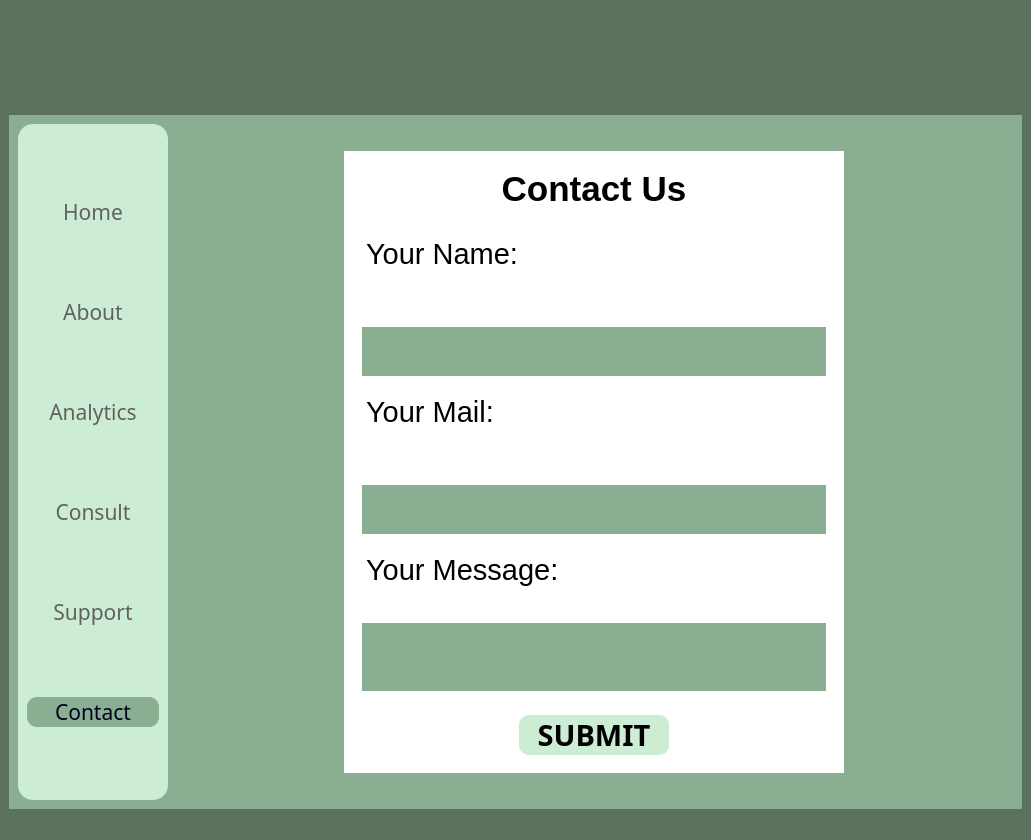
<?xml version="1.0" encoding="UTF-8"?>
<ui version="4.0">
 <class>MainWindow</class>
 <widget class="QMainWindow" name="MainWindow">
  <property name="geometry">
   <rect>
    <x>0</x>
    <y>0</y>
    <width>1031</width>
    <height>836</height>
   </rect>
  </property>
  <property name="windowTitle">
   <string>MainWindow</string>
  </property>
  <property name="styleSheet">
   <string notr="true">background-color:rgb(90, 113, 94);
border:None;</string>
  </property>
  <widget class="QWidget" name="centralwidget">
   <property name="styleSheet">
    <string notr="true">border:None;</string>
   </property>
   <layout class="QVBoxLayout" name="verticalLayout_2">
    <item>
     <widget class="QFrame" name="frame">
      <property name="minimumSize">
       <size>
        <width>0</width>
        <height>100</height>
       </size>
      </property>
      <property name="maximumSize">
       <size>
        <width>16777215</width>
        <height>100</height>
       </size>
      </property>
      <property name="styleSheet">
       <string notr="true">background:transparent;
border:None;</string>
      </property>
      <property name="frameShape">
       <enum>QFrame::StyledPanel</enum>
      </property>
      <property name="frameShadow">
       <enum>QFrame::Raised</enum>
      </property>
      <layout class="QHBoxLayout" name="horizontalLayout_2">
       <item>
        <widget class="QFrame" name="frame_5">
         <property name="frameShape">
          <enum>QFrame::StyledPanel</enum>
         </property>
         <property name="frameShadow">
          <enum>QFrame::Raised</enum>
         </property>
         <layout class="QHBoxLayout" name="horizontalLayout_3">
          <item>
           <widget class="QFrame" name="frame_7">
            <property name="frameShape">
             <enum>QFrame::StyledPanel</enum>
            </property>
            <property name="frameShadow">
             <enum>QFrame::Raised</enum>
            </property>
            <widget class="QPushButton" name="pushButton_14">
             <property name="geometry">
              <rect>
               <x>0</x>
               <y>0</y>
               <width>81</width>
               <height>61</height>
              </rect>
             </property>
             <property name="styleSheet">
              <string notr="true">image: url(:/icons/Wix Logo Maker - Google Chrome 26-08-2022 16_51_23.png);</string>
             </property>
             <property name="text">
              <string/>
             </property>
            </widget>
           </widget>
          </item>
          <item>
           <widget class="QFrame" name="frame_8">
            <property name="maximumSize">
             <size>
              <width>100</width>
              <height>16777215</height>
             </size>
            </property>
            <property name="frameShape">
             <enum>QFrame::StyledPanel</enum>
            </property>
            <property name="frameShadow">
             <enum>QFrame::Raised</enum>
            </property>
            <widget class="QPushButton" name="pushButton_2">
             <property name="geometry">
              <rect>
               <x>30</x>
               <y>10</y>
               <width>41</width>
               <height>41</height>
              </rect>
             </property>
             <property name="styleSheet">
              <string notr="true">QPushButton{
image: url(Media/notification (2).png);
}

QPushButton:hover{
	image: url(Media/notification.png);
}

QPushButton:pressed{
	image: url(Media/notification (1).png);
}</string>
             </property>
             <property name="text">
              <string/>
             </property>
            </widget>
           </widget>
          </item>
         </layout>
        </widget>
       </item>
       <item>
        <widget class="QFrame" name="frame_6">
         <property name="maximumSize">
          <size>
           <width>100</width>
           <height>16777215</height>
          </size>
         </property>
         <property name="frameShape">
          <enum>QFrame::StyledPanel</enum>
         </property>
         <property name="frameShadow">
          <enum>QFrame::Raised</enum>
         </property>
         <layout class="QHBoxLayout" name="horizontalLayout_6">
          <item>
           <widget class="QPushButton" name="Register_Button">
            <property name="minimumSize">
             <size>
              <width>72</width>
              <height>70</height>
             </size>
            </property>
            <property name="cursor">
             <cursorShape>ArrowCursor</cursorShape>
            </property>
            <property name="styleSheet">
             <string notr="true">/*color:rgb(97, 97, 97);
background-color: rgb(244, 249, 244);
border-radius:35px;*/
background:transparent;</string>
            </property>
            <property name="text">
             <string/>
            </property>
           </widget>
          </item>
         </layout>
        </widget>
       </item>
      </layout>
     </widget>
    </item>
    <item>
     <widget class="QFrame" name="frame_2">
      <property name="styleSheet">
       <string notr="true">/*background-color: qlineargradient(spread:pad, x1:0, y1:0, x2:1, y2:0, stop:0 rgba(0, 179, 255, 255), stop:1 rgba(255, 255, 255, 255));*/

background-color: rgb(138, 174, 146);</string>
      </property>
      <property name="frameShape">
       <enum>QFrame::StyledPanel</enum>
      </property>
      <property name="frameShadow">
       <enum>QFrame::Raised</enum>
      </property>
      <layout class="QHBoxLayout" name="horizontalLayout">
       <item>
        <widget class="QFrame" name="frame_3">
         <property name="minimumSize">
          <size>
           <width>150</width>
           <height>0</height>
          </size>
         </property>
         <property name="maximumSize">
          <size>
           <width>100</width>
           <height>16777215</height>
          </size>
         </property>
         <property name="styleSheet">
          <string notr="true">background-color:rgb(204, 236, 211);
border-radius:15px;</string>
         </property>
         <property name="frameShape">
          <enum>QFrame::StyledPanel</enum>
         </property>
         <property name="frameShadow">
          <enum>QFrame::Raised</enum>
         </property>
         <layout class="QVBoxLayout" name="verticalLayout">
          <item>
           <widget class="QPushButton" name="Home_Button">
            <property name="font">
             <font>
              <family>Javanese Text</family>
              <pointsize>16</pointsize>
              <bold>false</bold>
             </font>
            </property>
            <property name="cursor">
             <cursorShape>PointingHandCursor</cursorShape>
            </property>
            <property name="styleSheet">
             <string notr="true">QPushButton{
color: rgb(97, 97, 97);
border-radius:10px;
}

QPushButton:hover{
background-color: rgb(220, 255, 228);
	/*color: rgb(255, 255, 255);*/
	font: 700 16pt &quot;Constantia&quot;;
}
QPushButton:pressed{
	color: rgb(0, 0, 32);
	border-radius:10px;
	background-color: rgb(138, 174, 146);
}



</string>
            </property>
            <property name="text">
             <string>Home</string>
            </property>
           </widget>
          </item>
          <item>
           <widget class="QPushButton" name="About_Button">
            <property name="font">
             <font>
              <family>Javanese Text</family>
              <pointsize>16</pointsize>
              <bold>false</bold>
             </font>
            </property>
            <property name="cursor">
             <cursorShape>PointingHandCursor</cursorShape>
            </property>
            <property name="styleSheet">
             <string notr="true">QPushButton{
color: rgb(97, 97, 97);
border-radius:10px;
}

QPushButton:hover{
background-color: rgb(220, 255, 228);
	/*color: rgb(255, 255, 255);*/
	font: 700 16pt &quot;Constantia&quot;;
}
QPushButton:pressed{
	color: rgb(0, 0, 32);
	border-radius:10px;
	background-color: rgb(138, 174, 146);
}



</string>
            </property>
            <property name="text">
             <string>About</string>
            </property>
           </widget>
          </item>
          <item>
           <widget class="QPushButton" name="pushButton_6">
            <property name="font">
             <font>
              <family>Javanese Text</family>
              <pointsize>16</pointsize>
              <bold>false</bold>
             </font>
            </property>
            <property name="cursor">
             <cursorShape>PointingHandCursor</cursorShape>
            </property>
            <property name="styleSheet">
             <string notr="true">QPushButton{
color: rgb(97, 97, 97);
border-radius:10px;
}

QPushButton:hover{
background-color: rgb(220, 255, 228);
	/*color: rgb(255, 255, 255);*/
	font: 700 16pt &quot;Constantia&quot;;
}
QPushButton:pressed{
	color: rgb(0, 0, 32);
	border-radius:10px;
	background-color: rgb(138, 174, 146);
}



</string>
            </property>
            <property name="text">
             <string>Analytics</string>
            </property>
           </widget>
          </item>
          <item>
           <widget class="QPushButton" name="pushButton_7">
            <property name="font">
             <font>
              <family>Javanese Text</family>
              <pointsize>16</pointsize>
              <bold>false</bold>
             </font>
            </property>
            <property name="cursor">
             <cursorShape>PointingHandCursor</cursorShape>
            </property>
            <property name="styleSheet">
             <string notr="true">QPushButton{
color: rgb(97, 97, 97);
border-radius:10px;
}

QPushButton:hover{
background-color: rgb(220, 255, 228);
	/*color: rgb(255, 255, 255);*/
	font: 700 16pt &quot;Constantia&quot;;
}
QPushButton:pressed{
	color: rgb(0, 0, 32);
	border-radius:10px;
	background-color: rgb(138, 174, 146);
}



</string>
            </property>
            <property name="text">
             <string>Consult</string>
            </property>
           </widget>
          </item>
          <item>
           <widget class="QPushButton" name="pushButton_5">
            <property name="font">
             <font>
              <family>Javanese Text</family>
              <pointsize>16</pointsize>
              <bold>false</bold>
             </font>
            </property>
            <property name="cursor">
             <cursorShape>PointingHandCursor</cursorShape>
            </property>
            <property name="styleSheet">
             <string notr="true">QPushButton{
color: rgb(97, 97, 97);
border-radius:10px;
}

QPushButton:hover{
background-color: rgb(220, 255, 228);
	/*color: rgb(255, 255, 255);*/
	font: 700 16pt &quot;Constantia&quot;;
}
QPushButton:pressed{
	color: rgb(0, 0, 32);
	border-radius:10px;
	background-color: rgb(138, 174, 146);
}


</string>
            </property>
            <property name="text">
             <string>Support</string>
            </property>
           </widget>
          </item>
          <item>
           <widget class="QPushButton" name="pushButton_9">
            <property name="font">
             <font>
              <family>Javanese Text</family>
              <pointsize>16</pointsize>
              <bold>false</bold>
             </font>
            </property>
            <property name="cursor">
             <cursorShape>PointingHandCursor</cursorShape>
            </property>
            <property name="styleSheet">
             <string notr="true">QPushButton{
	color: rgb(0, 0, 32);
	border-radius:10px;
	background-color: rgb(138, 174, 146);
}</string>
            </property>
            <property name="text">
             <string>Contact</string>
            </property>
           </widget>
          </item>
         </layout>
        </widget>
       </item>
       <item>
        <widget class="QFrame" name="frame_4">
         <property name="minimumSize">
          <size>
           <width>700</width>
           <height>0</height>
          </size>
         </property>
         <property name="styleSheet">
          <string notr="true">background:transparent;</string>
         </property>
         <property name="frameShape">
          <enum>QFrame::StyledPanel</enum>
         </property>
         <property name="frameShadow">
          <enum>QFrame::Raised</enum>
         </property>
         <layout class="QHBoxLayout" name="horizontalLayout_4">
          <item>
           <widget class="QFrame" name="frame_9">
            <property name="minimumSize">
             <size>
              <width>300</width>
              <height>0</height>
             </size>
            </property>
            <property name="frameShape">
             <enum>QFrame::StyledPanel</enum>
            </property>
            <property name="frameShadow">
             <enum>QFrame::Raised</enum>
            </property>
            <layout class="QVBoxLayout" name="verticalLayout_3">
             <item>
              <widget class="QFrame" name="frame_11">
               <property name="frameShape">
                <enum>QFrame::StyledPanel</enum>
               </property>
               <property name="frameShadow">
                <enum>QFrame::Raised</enum>
               </property>
               <layout class="QHBoxLayout" name="horizontalLayout_5">
                <item>
                 <widget class="QFrame" name="frame_13">
                  <property name="maximumSize">
                   <size>
                    <width>200</width>
                    <height>16777215</height>
                   </size>
                  </property>
                  <property name="styleSheet">
                   <string notr="true"/>
                  </property>
                  <property name="frameShape">
                   <enum>QFrame::StyledPanel</enum>
                  </property>
                  <property name="frameShadow">
                   <enum>QFrame::Raised</enum>
                  </property>
                 </widget>
                </item>
                <item>
                 <widget class="QFrame" name="frame_14">
                  <property name="minimumSize">
                   <size>
                    <width>100</width>
                    <height>0</height>
                   </size>
                  </property>
                  <property name="maximumSize">
                   <size>
                    <width>500</width>
                    <height>16777215</height>
                   </size>
                  </property>
                  <property name="styleSheet">
                   <string notr="true">background-color: rgb(255, 255, 255);</string>
                  </property>
                  <property name="frameShape">
                   <enum>QFrame::StyledPanel</enum>
                  </property>
                  <property name="frameShadow">
                   <enum>QFrame::Raised</enum>
                  </property>
                  <layout class="QVBoxLayout" name="verticalLayout_4">
                   <item>
                    <widget class="QFrame" name="frame_17">
                     <property name="frameShape">
                      <enum>QFrame::StyledPanel</enum>
                     </property>
                     <property name="frameShadow">
                      <enum>QFrame::Raised</enum>
                     </property>
                     <layout class="QVBoxLayout" name="verticalLayout_5">
                      <item>
                       <widget class="QLabel" name="label">
                        <property name="text">
                         <string>&lt;html&gt;&lt;head/&gt;&lt;body&gt;&lt;p align=&quot;center&quot;&gt;&lt;span style=&quot; font-size:26pt; font-weight:700;&quot;&gt;Contact Us&lt;/span&gt;&lt;/p&gt;&lt;/body&gt;&lt;/html&gt;</string>
                        </property>
                       </widget>
                      </item>
                     </layout>
                    </widget>
                   </item>
                   <item>
                    <widget class="QFrame" name="frame_21">
                     <property name="frameShape">
                      <enum>QFrame::StyledPanel</enum>
                     </property>
                     <property name="frameShadow">
                      <enum>QFrame::Raised</enum>
                     </property>
                     <layout class="QVBoxLayout" name="verticalLayout_9">
                      <item>
                       <widget class="QTextBrowser" name="textBrowser">
                        <property name="minimumSize">
                         <size>
                          <width>0</width>
                          <height>50</height>
                         </size>
                        </property>
                        <property name="maximumSize">
                         <size>
                          <width>16777215</width>
                          <height>60</height>
                         </size>
                        </property>
                        <property name="html">
                         <string>&lt;!DOCTYPE HTML PUBLIC &quot;-//W3C//DTD HTML 4.0//EN&quot; &quot;http://www.w3.org/TR/REC-html40/strict.dtd&quot;&gt;
&lt;html&gt;&lt;head&gt;&lt;meta name=&quot;qrichtext&quot; content=&quot;1&quot; /&gt;&lt;meta charset=&quot;utf-8&quot; /&gt;&lt;style type=&quot;text/css&quot;&gt;
p, li { white-space: pre-wrap; }
hr { height: 1px; border-width: 0; }
&lt;/style&gt;&lt;/head&gt;&lt;body style=&quot; font-family:'Segoe UI'; font-size:9pt; font-weight:400; font-style:normal;&quot;&gt;
&lt;p style=&quot; margin-top:0px; margin-bottom:0px; margin-left:0px; margin-right:0px; -qt-block-indent:0; text-indent:0px;&quot;&gt;&lt;span style=&quot; font-size:22pt;&quot;&gt;Your Name:&lt;/span&gt;&lt;/p&gt;&lt;/body&gt;&lt;/html&gt;</string>
                        </property>
                       </widget>
                      </item>
                     </layout>
                    </widget>
                   </item>
                   <item>
                    <widget class="QFrame" name="frame_10">
                     <property name="frameShape">
                      <enum>QFrame::StyledPanel</enum>
                     </property>
                     <property name="frameShadow">
                      <enum>QFrame::Raised</enum>
                     </property>
                     <layout class="QVBoxLayout" name="verticalLayout_6">
                      <item>
                       <widget class="QTextEdit" name="textEdit">
                        <property name="minimumSize">
                         <size>
                          <width>0</width>
                          <height>60</height>
                         </size>
                        </property>
                        <property name="maximumSize">
                         <size>
                          <width>16777215</width>
                          <height>20</height>
                         </size>
                        </property>
                        <property name="font">
                         <font>
                          <pointsize>14</pointsize>
                          <italic>true</italic>
                         </font>
                        </property>
                        <property name="cursor" stdset="0">
                         <cursorShape>IBeamCursor</cursorShape>
                        </property>
                        <property name="styleSheet">
                         <string notr="true">QTextEdit{
background-color: rgb(138, 174, 146);
color: rgb(255, 255, 255);
}

QTextEdit:focus{
	background-color:rgb(204, 236, 211);
	border: 2px solid black;
	color: rgb(0, 0, 0);
}</string>
                        </property>
                        <property name="frameShape">
                         <enum>QFrame::Box</enum>
                        </property>
                        <property name="html">
                         <string>&lt;!DOCTYPE HTML PUBLIC &quot;-//W3C//DTD HTML 4.0//EN&quot; &quot;http://www.w3.org/TR/REC-html40/strict.dtd&quot;&gt;
&lt;html&gt;&lt;head&gt;&lt;meta name=&quot;qrichtext&quot; content=&quot;1&quot; /&gt;&lt;meta charset=&quot;utf-8&quot; /&gt;&lt;style type=&quot;text/css&quot;&gt;
p, li { white-space: pre-wrap; }
hr { height: 1px; border-width: 0; }
&lt;/style&gt;&lt;/head&gt;&lt;body style=&quot; font-family:'Segoe UI'; font-size:14pt; font-weight:400; font-style:italic;&quot;&gt;
&lt;p style=&quot;-qt-paragraph-type:empty; margin-top:0px; margin-bottom:0px; margin-left:0px; margin-right:0px; -qt-block-indent:0; text-indent:0px; font-size:28pt; font-style:normal;&quot;&gt;&lt;br /&gt;&lt;/p&gt;&lt;/body&gt;&lt;/html&gt;</string>
                        </property>
                       </widget>
                      </item>
                     </layout>
                    </widget>
                   </item>
                   <item>
                    <widget class="QFrame" name="frame_23">
                     <property name="frameShape">
                      <enum>QFrame::StyledPanel</enum>
                     </property>
                     <property name="frameShadow">
                      <enum>QFrame::Raised</enum>
                     </property>
                     <layout class="QVBoxLayout" name="verticalLayout_10">
                      <item>
                       <widget class="QTextBrowser" name="textBrowser_2">
                        <property name="minimumSize">
                         <size>
                          <width>0</width>
                          <height>50</height>
                         </size>
                        </property>
                        <property name="maximumSize">
                         <size>
                          <width>16777215</width>
                          <height>60</height>
                         </size>
                        </property>
                        <property name="html">
                         <string>&lt;!DOCTYPE HTML PUBLIC &quot;-//W3C//DTD HTML 4.0//EN&quot; &quot;http://www.w3.org/TR/REC-html40/strict.dtd&quot;&gt;
&lt;html&gt;&lt;head&gt;&lt;meta name=&quot;qrichtext&quot; content=&quot;1&quot; /&gt;&lt;meta charset=&quot;utf-8&quot; /&gt;&lt;style type=&quot;text/css&quot;&gt;
p, li { white-space: pre-wrap; }
hr { height: 1px; border-width: 0; }
&lt;/style&gt;&lt;/head&gt;&lt;body style=&quot; font-family:'Segoe UI'; font-size:9pt; font-weight:400; font-style:normal;&quot;&gt;
&lt;p style=&quot; margin-top:0px; margin-bottom:0px; margin-left:0px; margin-right:0px; -qt-block-indent:0; text-indent:0px;&quot;&gt;&lt;span style=&quot; font-size:22pt;&quot;&gt;Your Mail:&lt;/span&gt;&lt;/p&gt;&lt;/body&gt;&lt;/html&gt;</string>
                        </property>
                       </widget>
                      </item>
                     </layout>
                    </widget>
                   </item>
                   <item>
                    <widget class="QFrame" name="frame_16">
                     <property name="frameShape">
                      <enum>QFrame::StyledPanel</enum>
                     </property>
                     <property name="frameShadow">
                      <enum>QFrame::Raised</enum>
                     </property>
                     <layout class="QVBoxLayout" name="verticalLayout_7">
                      <item>
                       <widget class="QTextEdit" name="textEdit_3">
                        <property name="minimumSize">
                         <size>
                          <width>0</width>
                          <height>60</height>
                         </size>
                        </property>
                        <property name="maximumSize">
                         <size>
                          <width>16777215</width>
                          <height>20</height>
                         </size>
                        </property>
                        <property name="font">
                         <font>
                          <pointsize>14</pointsize>
                          <italic>true</italic>
                         </font>
                        </property>
                        <property name="cursor" stdset="0">
                         <cursorShape>IBeamCursor</cursorShape>
                        </property>
                        <property name="styleSheet">
                         <string notr="true">QTextEdit{
background-color: rgb(138, 174, 146);
color: rgb(255, 255, 255);
}

QTextEdit:focus{
	background-color:rgb(204, 236, 211);
	border: 2px solid black;
	color: rgb(0, 0, 0);
}</string>
                        </property>
                        <property name="frameShape">
                         <enum>QFrame::Box</enum>
                        </property>
                        <property name="html">
                         <string>&lt;!DOCTYPE HTML PUBLIC &quot;-//W3C//DTD HTML 4.0//EN&quot; &quot;http://www.w3.org/TR/REC-html40/strict.dtd&quot;&gt;
&lt;html&gt;&lt;head&gt;&lt;meta name=&quot;qrichtext&quot; content=&quot;1&quot; /&gt;&lt;meta charset=&quot;utf-8&quot; /&gt;&lt;style type=&quot;text/css&quot;&gt;
p, li { white-space: pre-wrap; }
hr { height: 1px; border-width: 0; }
&lt;/style&gt;&lt;/head&gt;&lt;body style=&quot; font-family:'Segoe UI'; font-size:14pt; font-weight:400; font-style:italic;&quot;&gt;
&lt;p style=&quot;-qt-paragraph-type:empty; margin-top:0px; margin-bottom:0px; margin-left:0px; margin-right:0px; -qt-block-indent:0; text-indent:0px; font-size:28pt; font-style:normal;&quot;&gt;&lt;br /&gt;&lt;/p&gt;&lt;/body&gt;&lt;/html&gt;</string>
                        </property>
                       </widget>
                      </item>
                     </layout>
                    </widget>
                   </item>
                   <item>
                    <widget class="QFrame" name="frame_22">
                     <property name="frameShape">
                      <enum>QFrame::StyledPanel</enum>
                     </property>
                     <property name="frameShadow">
                      <enum>QFrame::Raised</enum>
                     </property>
                     <layout class="QVBoxLayout" name="verticalLayout_11">
                      <item>
                       <widget class="QTextBrowser" name="textBrowser_3">
                        <property name="minimumSize">
                         <size>
                          <width>0</width>
                          <height>50</height>
                         </size>
                        </property>
                        <property name="maximumSize">
                         <size>
                          <width>16777215</width>
                          <height>60</height>
                         </size>
                        </property>
                        <property name="html">
                         <string>&lt;!DOCTYPE HTML PUBLIC &quot;-//W3C//DTD HTML 4.0//EN&quot; &quot;http://www.w3.org/TR/REC-html40/strict.dtd&quot;&gt;
&lt;html&gt;&lt;head&gt;&lt;meta name=&quot;qrichtext&quot; content=&quot;1&quot; /&gt;&lt;meta charset=&quot;utf-8&quot; /&gt;&lt;style type=&quot;text/css&quot;&gt;
p, li { white-space: pre-wrap; }
hr { height: 1px; border-width: 0; }
&lt;/style&gt;&lt;/head&gt;&lt;body style=&quot; font-family:'Segoe UI'; font-size:9pt; font-weight:400; font-style:normal;&quot;&gt;
&lt;p style=&quot; margin-top:0px; margin-bottom:0px; margin-left:0px; margin-right:0px; -qt-block-indent:0; text-indent:0px;&quot;&gt;&lt;span style=&quot; font-size:22pt;&quot;&gt;Your Message:&lt;/span&gt;&lt;/p&gt;&lt;/body&gt;&lt;/html&gt;</string>
                        </property>
                       </widget>
                      </item>
                     </layout>
                    </widget>
                   </item>
                   <item>
                    <widget class="QFrame" name="frame_15">
                     <property name="frameShape">
                      <enum>QFrame::StyledPanel</enum>
                     </property>
                     <property name="frameShadow">
                      <enum>QFrame::Raised</enum>
                     </property>
                     <layout class="QVBoxLayout" name="verticalLayout_8">
                      <item>
                       <widget class="QTextEdit" name="textEdit_2">
                        <property name="minimumSize">
                         <size>
                          <width>0</width>
                          <height>0</height>
                         </size>
                        </property>
                        <property name="maximumSize">
                         <size>
                          <width>16777215</width>
                          <height>16777215</height>
                         </size>
                        </property>
                        <property name="font">
                         <font>
                          <pointsize>14</pointsize>
                          <italic>true</italic>
                         </font>
                        </property>
                        <property name="cursor" stdset="0">
                         <cursorShape>IBeamCursor</cursorShape>
                        </property>
                        <property name="styleSheet">
                         <string notr="true">QTextEdit{
background-color: rgb(138, 174, 146);
color: rgb(255, 255, 255);
}

QTextEdit:focus{
	background-color:rgb(204, 236, 211);
	border: 2px solid black;
	color: rgb(0, 0, 0);
}</string>
                        </property>
                        <property name="frameShape">
                         <enum>QFrame::Box</enum>
                        </property>
                        <property name="html">
                         <string>&lt;!DOCTYPE HTML PUBLIC &quot;-//W3C//DTD HTML 4.0//EN&quot; &quot;http://www.w3.org/TR/REC-html40/strict.dtd&quot;&gt;
&lt;html&gt;&lt;head&gt;&lt;meta name=&quot;qrichtext&quot; content=&quot;1&quot; /&gt;&lt;meta charset=&quot;utf-8&quot; /&gt;&lt;style type=&quot;text/css&quot;&gt;
p, li { white-space: pre-wrap; }
hr { height: 1px; border-width: 0; }
&lt;/style&gt;&lt;/head&gt;&lt;body style=&quot; font-family:'Segoe UI'; font-size:14pt; font-weight:400; font-style:italic;&quot;&gt;
&lt;p style=&quot;-qt-paragraph-type:empty; margin-top:0px; margin-bottom:0px; margin-left:0px; margin-right:0px; -qt-block-indent:0; text-indent:0px; font-size:28pt; font-style:normal;&quot;&gt;&lt;br /&gt;&lt;/p&gt;&lt;/body&gt;&lt;/html&gt;</string>
                        </property>
                       </widget>
                      </item>
                     </layout>
                    </widget>
                   </item>
                   <item>
                    <widget class="QFrame" name="frame_18">
                     <property name="frameShape">
                      <enum>QFrame::StyledPanel</enum>
                     </property>
                     <property name="frameShadow">
                      <enum>QFrame::Raised</enum>
                     </property>
                     <layout class="QHBoxLayout" name="horizontalLayout_7">
                      <item>
                       <widget class="QFrame" name="frame_19">
                        <property name="frameShape">
                         <enum>QFrame::StyledPanel</enum>
                        </property>
                        <property name="frameShadow">
                         <enum>QFrame::Raised</enum>
                        </property>
                       </widget>
                      </item>
                      <item>
                       <widget class="QPushButton" name="pushButton">
                        <property name="font">
                         <font>
                          <family>Bahnschrift Condensed</family>
                          <pointsize>22</pointsize>
                          <bold>true</bold>
                         </font>
                        </property>
                        <property name="styleSheet">
                         <string notr="true">QPushButton{
background-color: rgb(204, 236, 211);
border-radius:10px;
}

QPushButton:hover {
background-color: rgb(138, 174, 146);
color: rgb(255, 255, 255);
}

QPushButton:pressed{
background-color: rgb(255, 255, 255);
color: rgb(97, 97, 97);
}</string>
                        </property>
                        <property name="text">
                         <string>  SUBMIT  </string>
                        </property>
                       </widget>
                      </item>
                      <item>
                       <widget class="QFrame" name="frame_20">
                        <property name="frameShape">
                         <enum>QFrame::StyledPanel</enum>
                        </property>
                        <property name="frameShadow">
                         <enum>QFrame::Raised</enum>
                        </property>
                       </widget>
                      </item>
                     </layout>
                    </widget>
                   </item>
                  </layout>
                 </widget>
                </item>
                <item>
                 <widget class="QFrame" name="frame_12">
                  <property name="maximumSize">
                   <size>
                    <width>200</width>
                    <height>16777215</height>
                   </size>
                  </property>
                  <property name="styleSheet">
                   <string notr="true"/>
                  </property>
                  <property name="frameShape">
                   <enum>QFrame::StyledPanel</enum>
                  </property>
                  <property name="frameShadow">
                   <enum>QFrame::Raised</enum>
                  </property>
                 </widget>
                </item>
               </layout>
              </widget>
             </item>
            </layout>
           </widget>
          </item>
         </layout>
        </widget>
       </item>
      </layout>
     </widget>
    </item>
   </layout>
  </widget>
  <widget class="QStatusBar" name="statusbar"/>
 </widget>
 <resources>
  <include location="Media/home_page.qrc"/>
 </resources>
 <connections/>
</ui>
